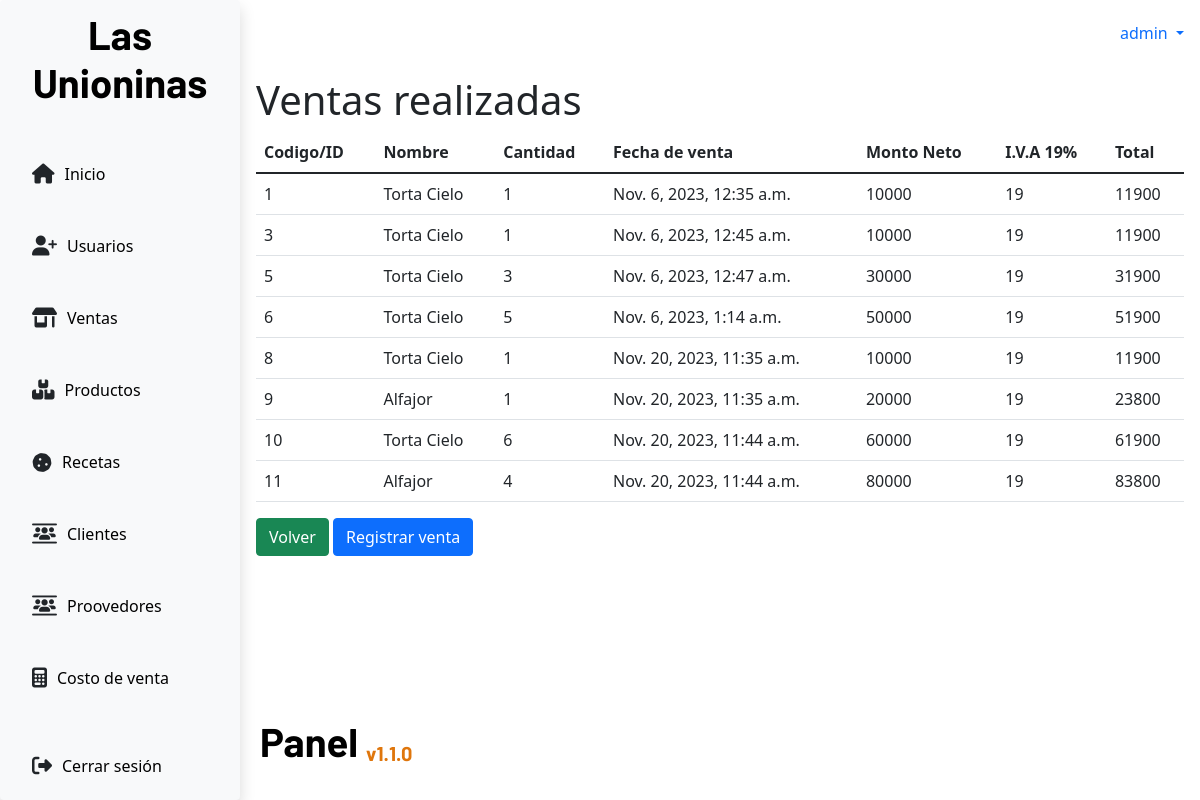
/sales/ (signed in), run on an earlier commit of the app's database.
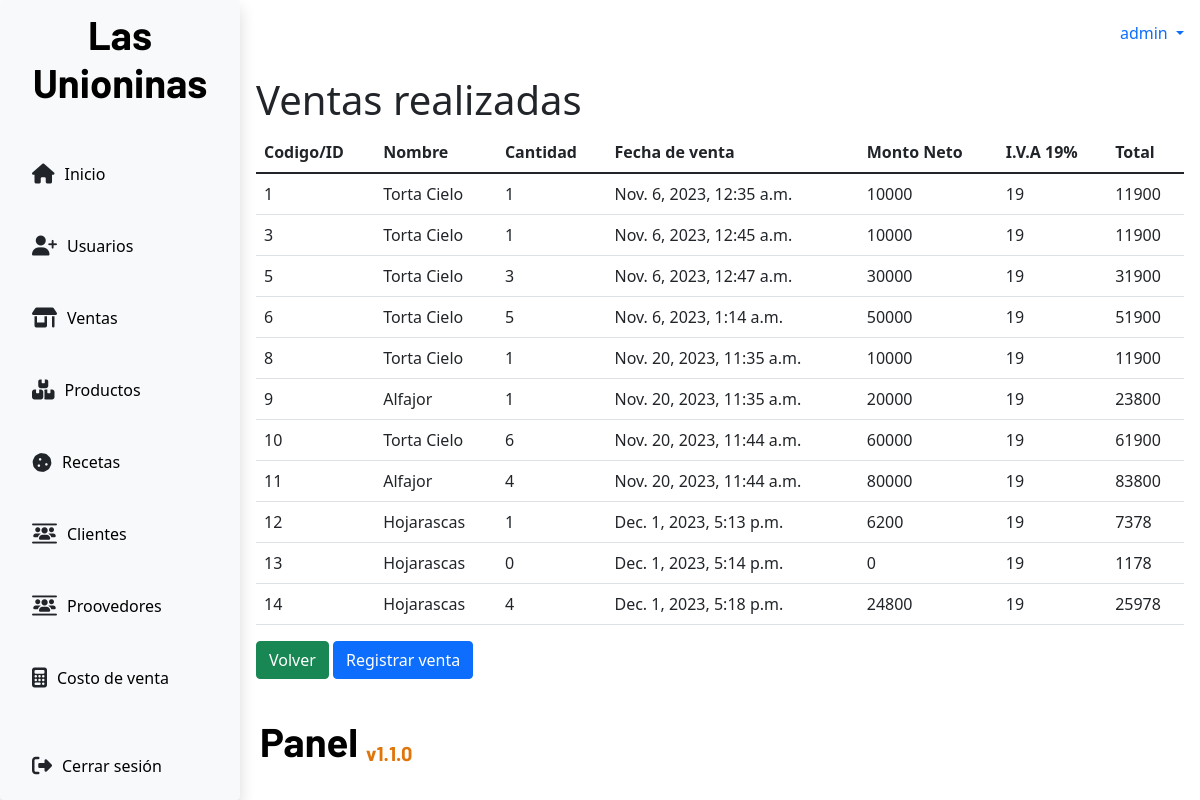
And on a later commit of the database.
### app/models.py (models this page shows, shortened)
class Sales(models.Model):
    product = models.ForeignKey(ProductsInventory, on_delete=models.CASCADE)
    amount = models.PositiveIntegerField(null=False)
    saleDate = models.DateTimeField(auto_now_add=True)
    subtotal = models.PositiveIntegerField(null=False)
    iva = models.PositiveBigIntegerField(null=False)
    total = models.PositiveIntegerField(null=False)
    seller = models.ForeignKey(UserCollaborator,on_delete=models.CASCADE)

class ProductsInventory(models.Model):
    name = models.CharField(max_length=100,null=False)
    price = models.PositiveIntegerField(null=False)
    category = models.ForeignKey(CategoryProduct, on_delete=models.CASCADE)
    elabDate = models.DateField()
    expDate = models.DateField()
    stock = models.PositiveIntegerField(null=False)

### app/views.py (the view)
# urls.py: path('sales/',views.salesTable,name='salesTable'),
def salesTable(request):
    role = request.session.get("role")
    sold_products = Sales.objects.all()
    if role == "Admin" or role == "NormalUser":
        return render(request,'sales/salesTable.html', {"sales": sold_products})
    else:
        return redirect("/")

### app/context_processors.py (called while the page is built)
def get_username(request):
    username = request.session.get('username', None)
    return {
        "username": username
    }

def get_role(request):
    role = request.session.get("role")
    return {
        "role": role
    }

def get_low_stock(request):
    low_stock = request.session.get("low_stock")
    return {
        "low_stock": low_stock
    }

### app/templates/sales/salesTable.html
{% extends 'base.html' %}
{% block content %}
<div>
    <h1>Ventas realizadas</h1>
</div>
<div>
    <table class="table">
        <thead>
            <tr>
                <th>Codigo/ID</th>
                <th>Nombre</th>
                <th>Cantidad</th>
                <th>Fecha de venta</th>
                <th>Monto Neto</th>
                <th>I.V.A 19%</th>
                <th>Total</th>
            </tr>
        </thead>
        <tbody>
            {% for data in sales %}
                <tr>
                    <td>{{data.id}}</td>
                    <td>{{data.product.name}}</td>
                    <td>{{data.amount}}</td>
                    <td>{{data.saleDate}}</td>
                    <td>{{data.subtotal}}</td>
                    <td>{{data.iva}}</td>
                    <td>{{data.total}}</td>
                </tr>
            {% endfor %}
        </tbody>
    </table>
</div>
<div>
    <a class="btn btn-success" href="{% url 'home'%}">Volver</a>
    <a class="btn btn-primary" href="{% url 'sell'%}">Registrar venta</a>
</div>
{% endblock content %}

### app/templates/base.html (shortened to what this page needs)
<!DOCTYPE html>
<html lang="es">
{% load static %}
<head>
    <link href="https://cdn.jsdelivr.net/npm/bootstrap@5.3.0/dist/css/bootstrap.min.css" rel="stylesheet"
>
    <link href="https://cdn.jsdelivr.net/npm/bootstrap@5.1.3/dist/css/bootstrap.min.css" rel="stylesheet">
    <link rel="stylesheet" href="https://cdnjs.cloudflare.com/ajax/libs/font-awesome/6.2.1/css/all.min.css"
 />
    <link rel="stylesheet" href="{% static 'css/panel.css' %}">
</head>
<body>
    <div class="wrapper-layout">
        <aside id="vertical-menu" class="shadow bg-body-tertiary rounded">
            <h1 class="fw-bold">Las <span class="special-text">Unioninas</span></h1>
            <nav class="mt-5 d-flex flex-column h-100">
                <ul class="d-flex flex-column gap-5 align-items-start justify-content-start">
                    {% if role == "NormalUser" %}
                        <li><i class="fa-solid fa-house"></i><a href="{% url "home" %}">Inicio</a></li>
                        <li><i class="fa-solid fa-users-between-lines fa-sm"></i><a href="{%url 'clientContacts'%}">Clientes</a></li>
                        <li><i class="fa-solid fa-shop fa-sm"></i><a href="{%url 'salesTable'%}">Ventas</a></li>
                        <li><i class="fa-solid fa-boxes-stacked"></i><a href="{%url 'productsTable'%}">Productos</a></li>
                        <li><i class="fa-solid fa-cookie fa-lg"></i><a href="{%url 'recipes'%}">Recetas</a></li>
                    {% elif role == "Admin" %}
                        <li><i class="fa-solid fa-house"></i><a href="{% url "home" %}">Inicio</a></li>
                        <li><i class="fa-solid fa-user-plus fa-sm"></i><a href="{%url 'usersTable'%}">Usuarios</a></li>
                        <li><i class="fa-solid fa-shop fa-sm"></i><a href="{%url 'salesTable'%}">Ventas</a></li>
                        <li><i class="fa-solid fa-boxes-stacked"></i><a href="{%url 'productsTable'%}">Productos</a></li>
                        <li><i class="fa-solid fa-cookie fa-lg"></i><a href="{%url 'recipes'%}">Recetas</a></li>
                        <li><i class="fa-solid fa-users-between-lines fa-sm"></i><a href="{%url 'clientContacts'%}">Clientes</a></li>
                        <li><i class="fa-solid fa-users-between-lines fa-sm"></i><a href="{%url 'suppliersTable'%}">Proovedores</a></li>
                        <li><i class="fa-solid fa-calculator"></i><a href="{%url 'costOfSales'%}">Costo de venta</a></li>
                    {% endif %}
                </ul>
                    <ul class="d-flex flex-column justify-content-center">
                    <li class="mt-5"><i class="fa-solid fa-right-from-bracket"></i><a href="{% url "logout" %}">Cerrar sesión</a></li>
                </ul>
            </nav>
        </aside>
        <div class="wrapper-content">
            <header class="layout-header">
                <div>
                    <a class="nav-link dropdown-toggle" href="#" id="navbarDropdown" role="button" data-bs-toggle="dropdown"
                        aria-expanded="false">
                        {{username}}
                    </a>
                </div>
            </header>
            <div class="layout-content p-3" id="layout-content">
                {% block content %}
                {% endblock content %}
            </div>
            <footer class="layout-footer">
                <h1 class="fw-bold">Panel <span class="app-version align-text-bottom fs-5">v1.1.0</span></h1>
            </footer>
        </div>
    </div>
</body>
</html>

### app/static/css/panel.css (style rules this page uses)
:root { --titles: "Barlow", sans-serif; --primary: #1ea4a2; --primary: #1ea4a2; --light: #eef0f4; --grey: #fafafa; --black: #06070a; --blackclaire: #1d2125; --oceanBlue: #172d4f; }
* { box-sizing: border-box; margin: 0; padding: 0; }
html, body { min-height: 100%; height: 100%; }
.wrapper-layout { height: 100%; }
.wrapper-layout aside { min-width: clamp(240px, 14.8vw, 320px); max-width: clamp(240px, 14.8vw, 320px); border-right: 0; z-index: 1032; position: fixed; top: 0; bottom: 0; left: 0; background-color: #ffffff; display: flex; overflow: auto; flex-direction: column; }
.wrapper-layout aside h1 { margin-top: 10px; text-align: center; color: #000000; font-family: var(--titles); cursor: pointer; }
.wrapper-layout aside .special-text { color: #000000; }
.wrapper-layout aside nav ul { display: flex; height: auto; overflow: auto; list-style: none; }
.wrapper-layout aside nav ul li { display: flex; width: 100%; align-items: center; text-align: center; gap: 10px; }
.wrapper-layout aside nav ul li i { font-size: 20px; }
.wrapper-layout aside nav ul li a { text-decoration: none; color: #000000; }
.wrapper-content { margin-left: clamp(240px, 14.8vw, 320px); min-width: 0; min-height: 100%; z-index: 0; overflow: auto; display: flex; flex-direction: column; }
.layout-header { display: flex; width: 100%; height: 60px; align-items: center; justify-content: space-between; }
.layout-content { width: 100%; height: 800px; background-color: #ffffff; overflow-y: auto; height: calc(90vh - 90px); }
.layout-footer { display: flex; width: 100%; height: 110px; align-items: center; }
.layout-footer h1 { font-family: var(--titles); color: #000000; margin-left: 20px; }
.layout-footer .app-version { color: #df760c; }

What changed in the data, as far as the page shows it:
added Sales: id "12", product.name "Hojarascas", amount "1", saleDate "Dec. 1, 2023, 5:13 p.m.", subtotal "6200", iva "19", total "7378"
added Sales: id "13", product.name "Hojarascas", amount "0", saleDate "Dec. 1, 2023, 5:14 p.m.", subtotal "0", iva "19", total "1178"
added Sales: id "14", product.name "Hojarascas", amount "4", saleDate "Dec. 1, 2023, 5:18 p.m.", subtotal "24800", iva "19", total "25978"
